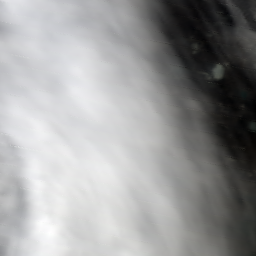
#> input picture HacX/test/normal/cloud_1058.tif, 256 x 256 px
$ jupyter execute --allow-errors eda.ipynb   (older library calls are emulated)
#> lines starting #> are read from the running program, lines starting #| are printed output that depends on the picture
# Exploratory Data Analysis (EDA) for CS10 Satellite Image Classification

This notebook performs comprehensive exploratory data analysis to inform CNN model design and training strategy.

[cell 1]
# Import essential libraries
import os
import numpy as np
import pandas as pd
import matplotlib.pyplot as plt
import seaborn as sns
from PIL import Image
import cv2
from collections import defaultdict, Counter
import random
from pathlib import Path
import warnings
warnings.filterwarnings('ignore')

# Set visualization style
sns.set_style("whitegrid")
plt.rcParams['figure.figsize'] = (15, 8)
plt.rcParams['font.size'] = 10

# Set random seeds for reproducibility
np.random.seed(42)
random.seed(42)

print("✓ All libraries imported successfully!")

## 1. DATASET OVERVIEW

[cell 2]
# Configure dataset paths
BASE_DIR = Path(r"c:\Users\Hyper\Documents\Personal\Hackathons\2025_HacX_Hackathon\frontend\HacX")
TRAIN_DIR = BASE_DIR / "train"
TEST_DIR = BASE_DIR / "test"

CLASSES = ['normal', 'haze', 'smoke']
CLASS_COLORS = {'normal': '#2ecc71', 'haze': '#f39c12', 'smoke': '#e74c3c'}

print(f"Base Directory: {BASE_DIR}")
print(f"Train Directory: {TRAIN_DIR}")
print(f"Test Directory: {TEST_DIR}")

[cell 3]
def load_dataset_info(data_dir, classes):
    """
    Load image file paths and count samples per class.

    Args:
        data_dir: Path to the dataset directory
        classes: List of class names

    Returns:
        Dictionary with class names as keys and lists of image paths as values
    """
    dataset_info = {cls: [] for cls in classes}

    for cls in classes:
        class_dir = data_dir / cls
        if class_dir.exists():
            # Get all image files (common extensions)
            image_extensions = ['.jpg', '.jpeg', '.png', '.bmp', '.tif']
            for ext in image_extensions:
                dataset_info[cls].extend(list(class_dir.glob(f'*{ext}')))
                dataset_info[cls].extend(list(class_dir.glob(f'*{ext.upper()}')))

    return dataset_info

# Load training and test datasets
train_data = load_dataset_info(TRAIN_DIR, CLASSES)
test_data = load_dataset_info(TEST_DIR, CLASSES)

# Count samples per class
train_counts = {cls: len(paths) for cls, paths in train_data.items()}
test_counts = {cls: len(paths) for cls, paths in test_data.items()}

# Create summary DataFrame
df_summary = pd.DataFrame({
    'Class': CLASSES,
    'Train Samples': [train_counts[cls] for cls in CLASSES],
    'Test Samples': [test_counts[cls] for cls in CLASSES],
})
df_summary['Total'] = df_summary['Train Samples'] + df_summary['Test Samples']
df_summary['Train %'] = (df_summary['Train Samples'] / df_summary['Train Samples'].sum() * 100).round(2)

print("\n" + "="*60)
print("DATASET SUMMARY")
print("="*60)
print(df_summary.to_string(index=False))
print("="*60)
print(f"Total Training Samples: {df_summary['Train Samples'].sum()}")
print(f"Total Test Samples: {df_summary['Test Samples'].sum()}")
print(f"Total Samples: {df_summary['Total'].sum()}")
print("="*60)

[cell 4]
# Visualize class distribution
fig, axes = plt.subplots(1, 2, figsize=(16, 5))

# Training set distribution
axes[0].bar(CLASSES, [train_counts[cls] for cls in CLASSES],
           color=[CLASS_COLORS[cls] for cls in CLASSES], alpha=0.7, edgecolor='black')
axes[0].set_title('Training Set Class Distribution', fontsize=14, fontweight='bold')
axes[0].set_xlabel('Class', fontsize=12)
axes[0].set_ylabel('Number of Samples', fontsize=12)
axes[0].grid(axis='y', alpha=0.3)

# Add count labels on bars
for i, cls in enumerate(CLASSES):
    axes[0].text(i, train_counts[cls] + max(train_counts.values())*0.02,
                str(train_counts[cls]), ha='center', fontweight='bold')

# Test set distribution
axes[1].bar(CLASSES, [test_counts[cls] for cls in CLASSES],
           color=[CLASS_COLORS[cls] for cls in CLASSES], alpha=0.7, edgecolor='black')
axes[1].set_title('Test Set Class Distribution', fontsize=14, fontweight='bold')
axes[1].set_xlabel('Class', fontsize=12)
axes[1].set_ylabel('Number of Samples', fontsize=12)
axes[1].grid(axis='y', alpha=0.3)

# Add count labels on bars
for i, cls in enumerate(CLASSES):
    axes[1].text(i, test_counts[cls] + max(test_counts.values())*0.02,
                str(test_counts[cls]), ha='center', fontweight='bold')

plt.tight_layout()
plt.show()
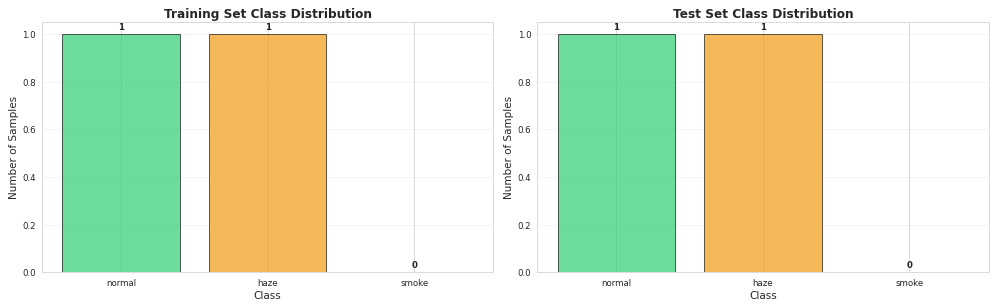
#> figure drawn by matplotlib, 2 panels

[cell 5]
# Check for class imbalance
def analyze_class_balance(counts, threshold=0.15):
    """
    Analyze class imbalance and recommend strategies.

    Args:
        counts: Dictionary of class counts
        threshold: Imbalance threshold (default 15%)
    """
    total = sum(counts.values())
    proportions = {cls: count/total for cls, count in counts.items()}

    max_prop = max(proportions.values())
    min_prop = min(proportions.values())
    imbalance_ratio = max_prop / min_prop

    print("\n" + "="*60)
    print("CLASS BALANCE ANALYSIS")
    print("="*60)

    for cls, prop in proportions.items():
        print(f"{cls:10s}: {prop*100:5.2f}% ({counts[cls]:4d} samples)")

    print(f"\nImbalance Ratio: {imbalance_ratio:.2f}:1")

    if imbalance_ratio > 1.5:
        print("\n⚠️  MODERATE TO SEVERE CLASS IMBALANCE DETECTED")
        print("\n🔧 RECOMMENDED STRATEGIES:")
        print("   1. Class Weights: Assign higher weights to minority classes")
        print("      - Use sklearn.utils.class_weight.compute_class_weight")
        print("      - Apply in loss function (weighted cross-entropy)")
        print("   2. Focal Loss: Focus training on hard examples")
        print("      - Better than standard cross-entropy for imbalanced data")
        print("   3. Augmentation: Apply more aggressive augmentation to minority classes")
        print("   4. SMOTE/Oversampling: Synthetically oversample minority classes")
        print("   5. Stratified Sampling: Ensure balanced batches during training")
    elif imbalance_ratio > 1.2:
        print("\n⚠️  MILD CLASS IMBALANCE DETECTED")
        print("\n🔧 RECOMMENDED STRATEGIES:")
        print("   1. Class Weights: Apply moderate weighting")
        print("   2. Stratified Sampling: Use stratified batches")
    else:
        print("\n✓ CLASSES ARE WELL BALANCED")
        print("   - Standard cross-entropy loss should work well")

    print("="*60)

    return proportions, imbalance_ratio

# Analyze training set balance
#> (the rest of this cell did not finish here and is left out)

## 2. IMAGE CHARACTERISTICS ANALYSIS

[cell 6]
def analyze_image_properties(data_dict, sample_size=None):
    """
    Analyze image dimensions, aspect ratios, and color channels.

    Args:
        data_dict: Dictionary with class names and image paths
        sample_size: Number of images to sample per class (None for all)

    Returns:
        DataFrame with image properties
    """
#> called with sample_size = 100
    properties = []

    for cls, img_paths in data_dict.items():
        paths_to_analyze = img_paths if sample_size is None else random.sample(img_paths, min(sample_size, len(img_paths)))

        for img_path in paths_to_analyze:
            try:
                img = Image.open(img_path)
#> img is the input picture: PIL image 256x256 RGB; mean R, G, B 154.6, 154.9, 155.2
                width, height = img.size
                channels = len(img.getbands())
#> channels = 3
                mode = img.mode

                properties.append({
                    'class': cls,
                    'width': width,
                    'height': height,
                    'channels': channels,
                    'mode': mode,
                    'aspect_ratio': width / height,
                    'total_pixels': width * height
                })
            except Exception as e:
                print(f"Error loading {img_path}: {e}")

    return pd.DataFrame(properties)

# Analyze training images (sample for speed if dataset is large)
print("Analyzing image properties...")
df_props = analyze_image_properties(train_data, sample_size=100)  # Sample 100 per class for speed
#> df_props = table of 2 rows and 7 columns

print("\n" + "="*60)
print("IMAGE PROPERTIES SUMMARY")
print("="*60)

# Overall statistics
print("\n📊 DIMENSIONS:")
print(f"   Width  - Min: {df_props['width'].min()}, Max: {df_props['width'].max()}, Mean: {df_props['width'].mean():.1f}")
#|    Width  - Min: 256, Max: 256, Mean: 256.0
print(f"   Height - Min: {df_props['height'].min()}, Max: {df_props['height'].max()}, Mean: {df_props['height'].mean():.1f}")
#|    Height - Min: 256, Max: 256, Mean: 256.0

print("\n📊 ASPECT RATIOS:")
print(f"   Min: {df_props['aspect_ratio'].min():.3f}")
#|    Min: 1.000
print(f"   Max: {df_props['aspect_ratio'].max():.3f}")
#|    Max: 1.000
print(f"   Mean: {df_props['aspect_ratio'].mean():.3f}")
#|    Mean: 1.000

print("\n📊 COLOR MODES:")
print(df_props['mode'].value_counts().to_string())
#| mode
#| RGB    2

print("\n📊 CHANNELS:")
print(df_props['channels'].value_counts().to_string())
#| channels
#| 3    2

# Per-class statistics
print("\n" + "="*60)
print("PER-CLASS STATISTICS")
print("="*60)
for cls in CLASSES:
    cls_data = df_props[df_props['class'] == cls]
    print(f"\n{cls.upper()}:")
    print(f"   Samples analyzed: {len(cls_data)}")
    print(f"   Width:  {cls_data['width'].mean():.1f} ± {cls_data['width'].std():.1f}")
    print(f"   Height: {cls_data['height'].mean():.1f} ± {cls_data['height'].std():.1f}")
    print(f"   Aspect Ratio: {cls_data['aspect_ratio'].mean():.3f} ± {cls_data['aspect_ratio'].std():.3f}")
#> this loop made 3 passes
#> cls_data on passes 1 to 3: table of 1 rows and 7 columns, table of 1 rows and 7 columns, table of 0 rows and 7 columns
#> (printed output is left out)

print("="*60)

[cell 7]
# Visualize dimension distributions
fig, axes = plt.subplots(2, 2, figsize=(16, 10))

# Width distribution
for cls in CLASSES:
    cls_data = df_props[df_props['class'] == cls]
    axes[0, 0].hist(cls_data['width'], bins=30, alpha=0.5, label=cls, color=CLASS_COLORS[cls])
axes[0, 0].set_title('Width Distribution by Class', fontsize=12, fontweight='bold')
axes[0, 0].set_xlabel('Width (pixels)')
axes[0, 0].set_ylabel('Frequency')
axes[0, 0].legend()
axes[0, 0].grid(alpha=0.3)

# Height distribution
for cls in CLASSES:
    cls_data = df_props[df_props['class'] == cls]
    axes[0, 1].hist(cls_data['height'], bins=30, alpha=0.5, label=cls, color=CLASS_COLORS[cls])
axes[0, 1].set_title('Height Distribution by Class', fontsize=12, fontweight='bold')
axes[0, 1].set_xlabel('Height (pixels)')
axes[0, 1].set_ylabel('Frequency')
axes[0, 1].legend()
axes[0, 1].grid(alpha=0.3)

# Aspect ratio distribution
for cls in CLASSES:
    cls_data = df_props[df_props['class'] == cls]
    axes[1, 0].hist(cls_data['aspect_ratio'], bins=30, alpha=0.5, label=cls, color=CLASS_COLORS[cls])
axes[1, 0].set_title('Aspect Ratio Distribution by Class', fontsize=12, fontweight='bold')
axes[1, 0].set_xlabel('Aspect Ratio (width/height)')
axes[1, 0].set_ylabel('Frequency')
axes[1, 0].legend()
axes[1, 0].grid(alpha=0.3)

# Total pixels distribution
for cls in CLASSES:
    cls_data = df_props[df_props['class'] == cls]
    axes[1, 1].hist(cls_data['total_pixels']/1e6, bins=30, alpha=0.5, label=cls, color=CLASS_COLORS[cls])
axes[1, 1].set_title('Image Size Distribution by Class', fontsize=12, fontweight='bold')
axes[1, 1].set_xlabel('Total Pixels (Megapixels)')
axes[1, 1].set_ylabel('Frequency')
axes[1, 1].legend()
axes[1, 1].grid(alpha=0.3)

plt.tight_layout()
plt.show()
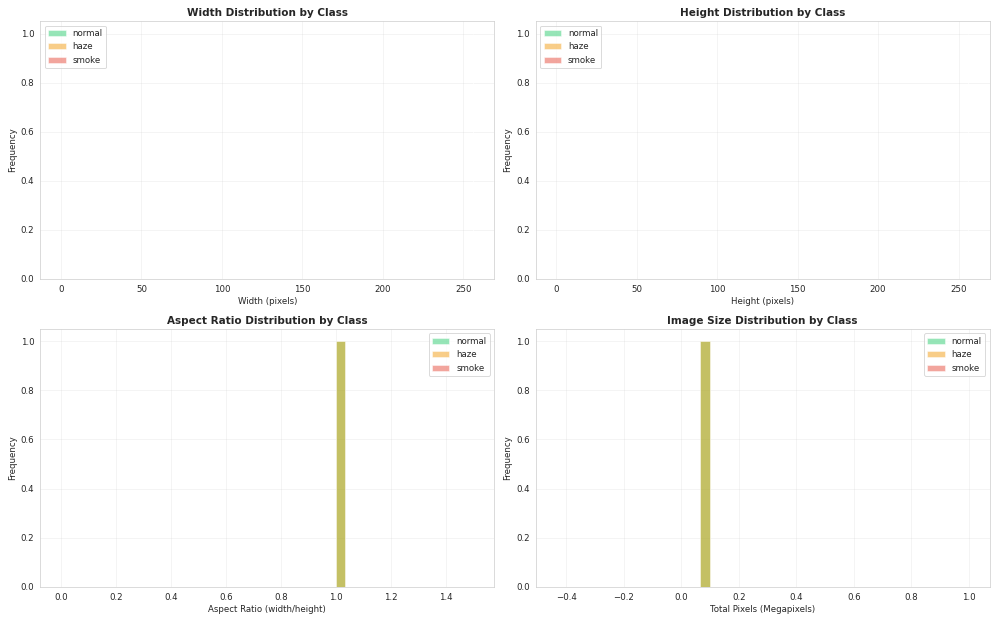
#> figure drawn by matplotlib, 4 panels; panel 1: tallest bar 1 high, from x = 256 to 256; panel 1: tallest bar 1 high, from x = 256 to 256; panel 2: tallest bar 1 high, from x = 256 to 256; panel 2: tallest bar 1 high, from x = 256 to 256

# Check for inconsistencies
width_std = df_props['width'].std()
#> width_std = 0
height_std = df_props['height'].std()
#> height_std = 0

print("\n⚠️  INCONSISTENCY CHECK:")
if width_std > 100 or height_std > 100:
    print(f"   WARNING: High variation in dimensions detected!")
    print(f"   Width std: {width_std:.1f}, Height std: {height_std:.1f}")
    print("\n   🔧 RECOMMENDATION: Resize all images to a consistent size")
    print(f"   Suggested target size: {int(df_props['width'].median())}x{int(df_props['height'].median())}")
else:
    print("   ✓ Dimensions are relatively consistent across images")

[cell 8]
def compute_rgb_statistics(data_dict, sample_size=50):
    """
    Compute RGB channel statistics per class.

    Args:
        data_dict: Dictionary with class names and image paths
        sample_size: Number of images to sample per class

    Returns:
        Dictionary with mean and std for each channel per class
    """
#> called with sample_size = 50
    stats = {}

    for cls, img_paths in data_dict.items():
        paths_to_analyze = random.sample(img_paths, min(sample_size, len(img_paths)))
#> paths_to_analyze = 1 item

        all_pixels = {'R': [], 'G': [], 'B': []}

        for img_path in paths_to_analyze:
            try:
                img = Image.open(img_path).convert('RGB')
                img_array = np.array(img)

                # Sample pixels (to avoid memory issues)
                h, w = img_array.shape[:2]
                sample_pixels = img_array[::max(1, h//100), ::max(1, w//100), :]

                all_pixels['R'].extend(sample_pixels[:, :, 0].flatten())
                all_pixels['G'].extend(sample_pixels[:, :, 1].flatten())
                all_pixels['B'].extend(sample_pixels[:, :, 2].flatten())
            except Exception as e:
                print(f"Error processing {img_path}: {e}")

        stats[cls] = {
            'R_mean': np.mean(all_pixels['R']),
            'R_std': np.std(all_pixels['R']),
            'G_mean': np.mean(all_pixels['G']),
            'G_std': np.std(all_pixels['G']),
            'B_mean': np.mean(all_pixels['B']),
            'B_std': np.std(all_pixels['B']),
        }

    return stats

# Compute RGB statistics
print("Computing RGB channel statistics (this may take a moment)...")
rgb_stats = compute_rgb_statistics(train_data, sample_size=50)
#> rgb_stats = 3 items

# Display results
print("\n" + "="*60)
print("RGB CHANNEL STATISTICS (for normalization)")
print("="*60)
for cls in CLASSES:
    print(f"\n{cls.upper()}:")
    print(f"   R: μ={rgb_stats[cls]['R_mean']:.2f}, σ={rgb_stats[cls]['R_std']:.2f}")
    print(f"   G: μ={rgb_stats[cls]['G_mean']:.2f}, σ={rgb_stats[cls]['G_std']:.2f}")
    print(f"   B: μ={rgb_stats[cls]['B_mean']:.2f}, σ={rgb_stats[cls]['B_std']:.2f}")
#> this loop made 3 passes
#|    R: μ=154.75, σ=72.49
#|    G: μ=155.09, σ=72.89
#|    B: μ=155.38, σ=73.92
#|    R: μ=124.91, σ=39.25
#|    G: μ=127.80, σ=35.24
#|    B: μ=135.73, σ=38.40
#> (further printed lines are left out)

# Compute global statistics
global_R_mean = np.mean([rgb_stats[cls]['R_mean'] for cls in CLASSES])
#> global_R_mean = nan
global_G_mean = np.mean([rgb_stats[cls]['G_mean'] for cls in CLASSES])
#> global_G_mean = nan
global_B_mean = np.mean([rgb_stats[cls]['B_mean'] for cls in CLASSES])
#> global_B_mean = nan
global_R_std = np.mean([rgb_stats[cls]['R_std'] for cls in CLASSES])
#> global_R_std = nan
global_G_std = np.mean([rgb_stats[cls]['G_std'] for cls in CLASSES])
#> global_G_std = nan
global_B_std = np.mean([rgb_stats[cls]['B_std'] for cls in CLASSES])
#> global_B_std = nan

print("\n" + "="*60)
print("GLOBAL STATISTICS (recommended for normalization):")
print("="*60)
print(f"Mean: [{global_R_mean/255:.4f}, {global_G_mean/255:.4f}, {global_B_mean/255:.4f}]")
#| Mean: [nan, nan, nan]
print(f"Std:  [{global_R_std/255:.4f}, {global_G_std/255:.4f}, {global_B_std/255:.4f}]")
#| Std:  [nan, nan, nan]
print("\n💡 Use these values for input normalization in your CNN")
print("="*60)

[cell 9]
# Plot RGB intensity distributions
fig, axes = plt.subplots(1, 3, figsize=(18, 5))

channels = ['R', 'G', 'B']
channel_names = ['Red', 'Green', 'Blue']

for idx, (ch, ch_name) in enumerate(zip(channels, channel_names)):
    means = [rgb_stats[cls][f'{ch}_mean'] for cls in CLASSES]
    stds = [rgb_stats[cls][f'{ch}_std'] for cls in CLASSES]

    x = np.arange(len(CLASSES))
    axes[idx].bar(x, means, yerr=stds, alpha=0.7,
                  color=[CLASS_COLORS[cls] for cls in CLASSES],
                  edgecolor='black', capsize=5)
    axes[idx].set_title(f'{ch_name} Channel Intensity', fontsize=12, fontweight='bold')
    axes[idx].set_xlabel('Class')
    axes[idx].set_ylabel('Pixel Intensity (0-255)')
    axes[idx].set_xticks(x)
    axes[idx].set_xticklabels(CLASSES)
    axes[idx].grid(axis='y', alpha=0.3)
    axes[idx].set_ylim(0, 255)
#> this loop made 3 passes
#> (means, stds) on passes 1 to 3: ([154.7, 124.9, nan], [72.49, 39.25, nan]), ([155.1, 127.8, nan], [72.89, 35.24, nan]), ([155.4, 135.7, nan], [73.92, 38.4, nan])

plt.tight_layout()
plt.show()
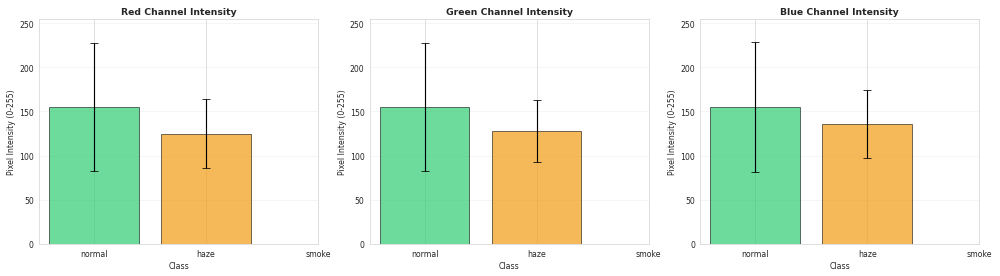
#> figure drawn by matplotlib, 3 panels; panel 1: tallest bar 154.7 high, from x = -0.4 to 0.4; panel 2: tallest bar 155.1 high, from x = -0.4 to 0.4; panel 3: tallest bar 155.4 high, from x = -0.4 to 0.4

## 3. VISUAL INSPECTION

[cell 10]
def display_sample_grid(data_dict, samples_per_class=5, figsize=(18, 10)):
    """
    Display a grid of sample images from each class.

    Args:
        data_dict: Dictionary with class names and image paths
        samples_per_class: Number of samples to display per class
        figsize: Figure size
    """
#> called with samples_per_class = 5, figsize = (18, 10)
    fig, axes = plt.subplots(len(CLASSES), samples_per_class, figsize=figsize)

    for row_idx, cls in enumerate(CLASSES):
        # Randomly sample images
        sample_paths = random.sample(data_dict[cls], min(samples_per_class, len(data_dict[cls])))
#> sample_paths = 1 item

        for col_idx, img_path in enumerate(sample_paths):
            try:
                img = Image.open(img_path).convert('RGB')
                axes[row_idx, col_idx].imshow(img)
                axes[row_idx, col_idx].axis('off')

                if col_idx == 0:
                    axes[row_idx, col_idx].set_ylabel(cls.upper(),
                                                       fontsize=12,
                                                       fontweight='bold',
                                                       rotation=0,
                                                       labelpad=40,
                                                       va='center')
            except Exception as e:
                print(f"Error displaying {img_path}: {e}")

    plt.suptitle('Random Sample Images from Each Class', fontsize=14, fontweight='bold', y=0.995)
    plt.tight_layout()
    plt.show()
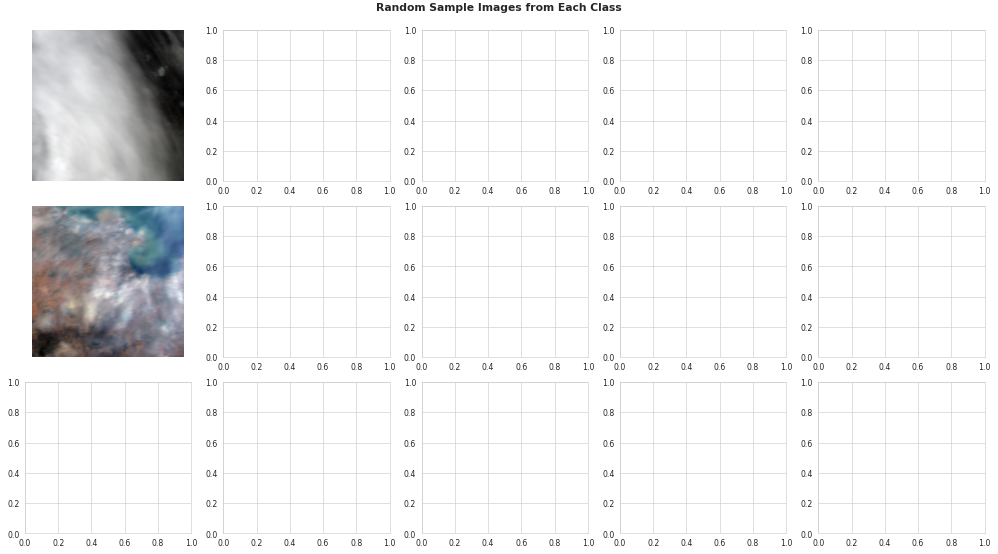
#> figure drawn by matplotlib, 2 panels
#> (the rest of the program and of its run is left out)
